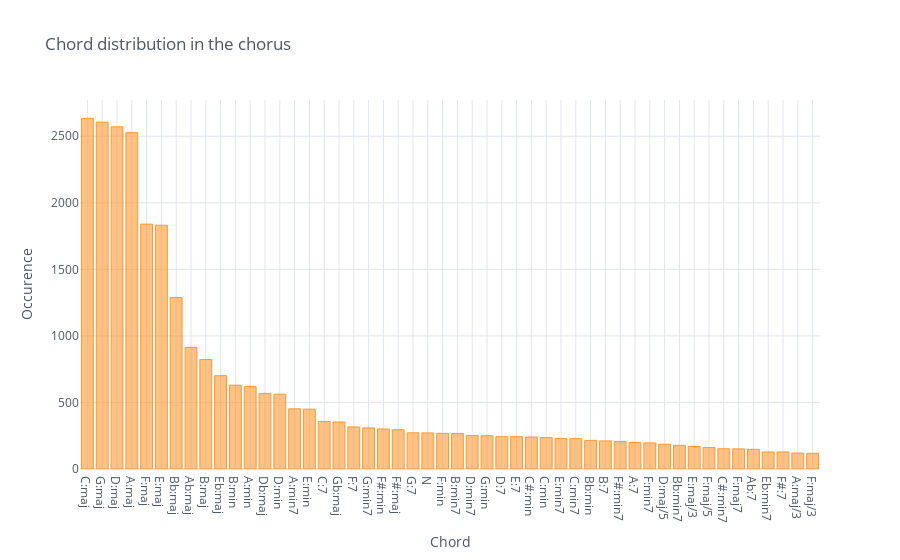

Here is the notebook cell this chart was saved with:
### Code cell
chord_distribution('chorus')

### Figure 1 — Plotly figure (JSON) as saved in the notebook; plotly's stock layout.template omitted (floating-point values rounded to 4 significant figures)
{"data": [{"marker": {"color": "rgba(255, 153, 51, 0.6)", "line": {"color": "rgba(255, 153, 51, 1.0)", "width": 1}}, "name": "chord", "orientation": "v", "text": "", "type": "bar", "x": ["C:maj", "G:maj", "D:maj", "A:maj", "F:maj", "E:maj", "Bb:maj", "Ab:maj", "B:maj", "Eb:maj", "B:min", "A:min", "Db:maj", "D:min", "A:min7", "E:min", "C:7", "Gb:maj", "F:7", "G:min7", "F#:min", "F#:maj", "G:7", "N", "F:min", "B:min7", "D:min7", "G:min", "D:7", "E:7", "C#:min", "C:min", "E:min7", "C:min7", "Bb:min", "B:7", "F#:min7", "A:7", "F:min7", "D:maj/5", "Bb:min7", "E:maj/3", "F:maj/5", "C#:min7", "F:maj7", "Ab:7", "Eb:min7", "F#:7", "A:maj/3", "F:maj/3"], "y": [2634, 2606, 2571, 2527, 1840, 1832, 1288, 914, 823, 701, 630, 619, 568, 562, 452, 450, 357, 353, 316, 309, 301, 295, 272, 271, 268, 267, 252, 250, 243, 243, 240, 236, 229, 228, 215, 211, 207, 199, 196, 186, 178, 170, 161, 152, 151, 148, 128, 128, 120, 118]}], "layout": {"legend": {"bgcolor": "#FFFFFF", "font": {"color": "#4D5663"}}, "paper_bgcolor": "#FFFFFF", "plot_bgcolor": "#FFFFFF", "title": {"font": {"color": "#4D5663"}, "text": "Chord distribution in the chorus"}, "xaxis": {"gridcolor": "#E1E5ED", "showgrid": true, "tickfont": {"color": "#4D5663"}, "title": {"font": {"color": "#4D5663"}, "text": "Chord"}, "zerolinecolor": "#E1E5ED"}, "yaxis": {"gridcolor": "#E1E5ED", "showgrid": true, "tickfont": {"color": "#4D5663"}, "title": {"font": {"color": "#4D5663"}, "text": "Occurence"}, "zerolinecolor": "#E1E5ED"}}}
